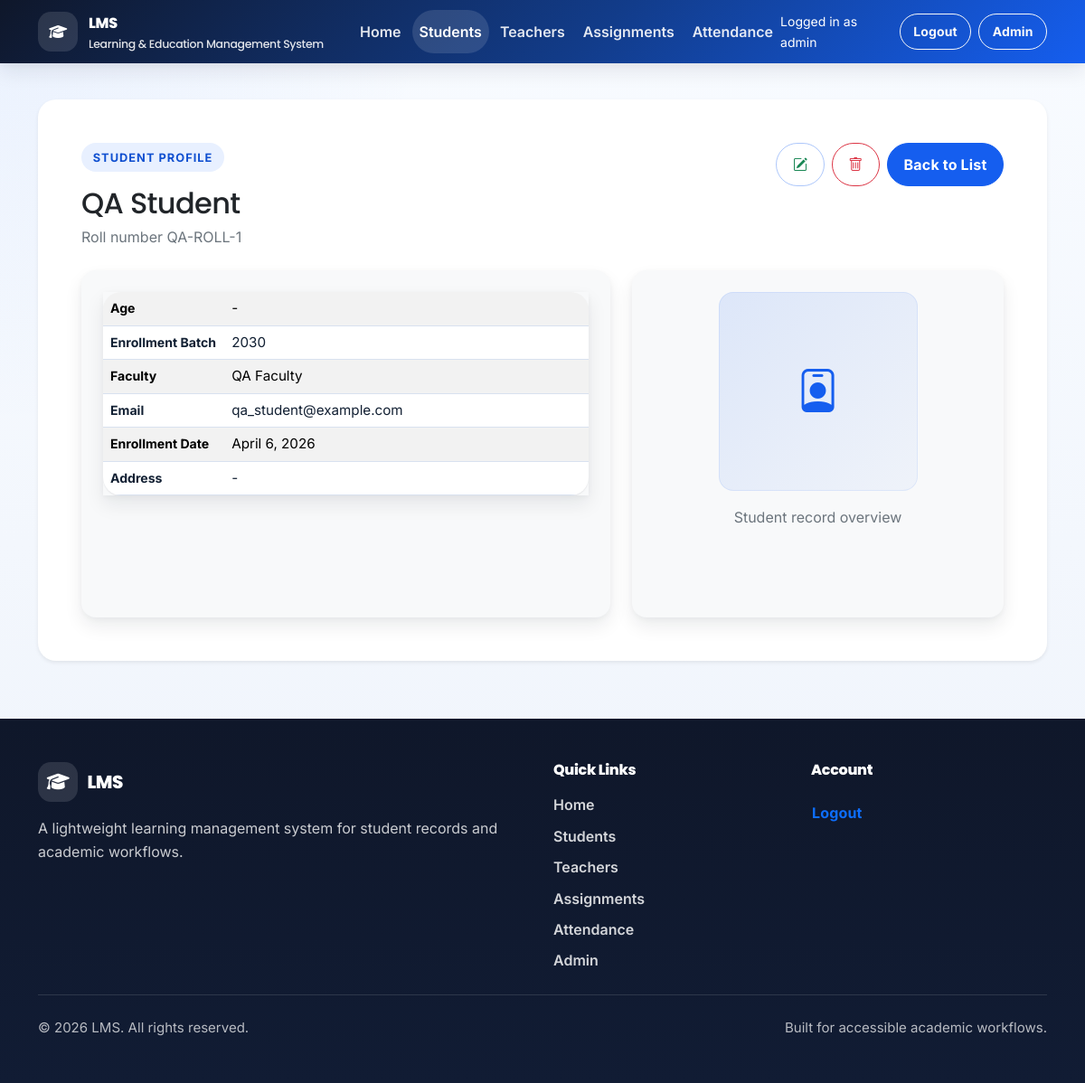
The app's page /students/98/ (signed in) with its own data.
### student/models.py (models this page shows, shortened)
class Student(models.Model):
    user = models.OneToOneField(
        User,
        on_delete=models.CASCADE,
        null=True,
        blank=True,
        default=None,
        related_name='student_profile',
    )
    name = models.CharField(max_length=100)
    roll_number = models.CharField(
        max_length=20, unique=True, null=True, blank=True, default=None
    )
    enrollment_batch = models.ForeignKey(
        EnrollmentYear,
        on_delete=models.SET_NULL,
        null=True,
        blank=True,
        default=None,
        related_name='students',
    )
    faculty = models.ForeignKey(
        Faculty,
        on_delete=models.SET_NULL,
        null=True,
        blank=True,
        default=None,
        related_name='students',
    )
    age = models.IntegerField(null=True, blank=True, default=None)
    email = models.EmailField(unique=True, null=True, blank=True, default=None)
    dp = models.ImageField(upload_to='student_dp/', null=True, blank=True, default=None)
    address = models.TextField(null=True, blank=True, default=None)
    enrollment_date = models.DateField(auto_now_add=True)
    is_first_login = models.BooleanField(default=True)

class EnrollmentYear(models.Model):
    year = models.PositiveIntegerField(unique=True)
    def __str__(self):
        return str(self.year)

class Faculty(models.Model):
    name = models.CharField(max_length=150, unique=True)
    objects = FacultyManager()
    def __str__(self):
        return self.name

### student/views.py (the view, shortened to what this page needs)
# urls.py: path('<int:pk>/', StudentDetailView.as_view(), name='student-detail'),
class StudentDetailView(LoginRequiredMixin, DetailView):
    model = Student
    template_name = 'student/student_detail.html'
    context_object_name = 'student'
    def get_queryset(self):
        user = self.request.user
        queryset = Student.objects.select_related('faculty', 'enrollment_batch', 'user')
        if is_admin_user(user):
            return queryset

### LMS/context_processors.py (called while the page is built)
def role_flags(request):
    user = request.user
    student_profile = get_student_profile(user)
    teacher_profile = get_teacher_profile(user)
    admin_user = is_admin_user(user)
    return {
        'has_student_profile': bool(student_profile),
        'has_teacher_profile': bool(teacher_profile),
        'is_admin': admin_user,
        'logged_in_name': get_logged_in_name(user),
        'current_student': student_profile,
        'current_teacher': teacher_profile,
        'can_manage_academic_records': can_manage_academic_records(user),
        'is_student_user': bool(student_profile),
        'is_teacher_user': bool(teacher_profile),
        'is_admin_like_user': admin_user,
        'current_user_display_name': get_logged_in_name(user),
    }

### LMS/roles.py (called while the page is built)
def get_student_profile(user):
    if not user or isinstance(user, AnonymousUser):
        return None
    return getattr(user, 'student_profile', None)

def get_teacher_profile(user):
    if not user or isinstance(user, AnonymousUser):
        return None
    return getattr(user, 'teacher_profile', None)

def is_admin_user(user):
    return bool(user and user.is_authenticated and (user.is_staff or user.is_superuser))

def get_logged_in_name(user):
    if not user or not user.is_authenticated:
        return ''
    student = get_student_profile(user)
    if student and student.name:
        return student.name.split()[0]
    teacher = get_teacher_profile(user)
    if teacher and teacher.name:
        return teacher.name.split()[0]
    if user.first_name:
        return user.first_name.split()[0]
    return user.username

def can_manage_academic_records(user):
    return bool(get_teacher_profile(user) or is_admin_user(user))

### LMS/templates/student/student_detail.html (shortened to what this page needs)
{% extends 'base.html' %}
{% block content %}
<section class="container py-4">
	<div class="card shadow-sm border-0 overflow-hidden">
		<div class="card-body p-4 p-lg-5">
			<div class="d-flex flex-wrap justify-content-between align-items-start gap-3 mb-4">
				<div>
					<span class="eyebrow">Student profile</span>
					<h1 class="h2 mb-1">{{ student.name }}</h1>
					<p class="text-secondary mb-0">Roll number {{ student.roll_number }}</p>
				</div>
				<div class="d-flex flex-wrap gap-2">
					<a class="btn btn-outline-primary" href="{% url 'student:student-update' student.pk %}" aria-label="Edit" title="Edit"><i class="bi bi-pencil-square text-success"></i><span class="visually-hidden">Edit</span></a>
					<a class="btn btn-outline-danger" href="{% url 'student:student-delete' student.pk %}" aria-label="Delete" title="Delete"><i class="bi bi-trash text-danger"></i><span class="visually-hidden">Delete</span></a>
					<a class="btn btn-primary" href="{% url 'student:student-list' %}">Back to List</a>
				</div>
			</div>
			<div class="row g-4 student-detail-row">
				<div class="col-lg-7">
					<div class="detail-pane bg-light rounded-4 p-4 h-100">
						<div class="table-responsive">
							<table class="table table-compact table-striped mb-0 align-middle">
								<tbody>
									<tr>
										<th scope="row" class="w-25">Age</th>
										<td>{{ student.age|default_if_none:"-" }}</td>
									</tr>
									<tr>
										<th scope="row">Enrollment Batch</th>
										<td>{{ student.enrollment_batch|default:"-" }}</td>
									</tr>
									<tr>
										<th scope="row">Faculty</th>
										<td>{{ student.faculty|default:"-" }}</td>
									</tr>
									<tr>
										<th scope="row">Email</th>
										<td>{{ student.email|default:"-" }}</td>
									</tr>
									<tr>
										<th scope="row">Enrollment Date</th>
										<td>{{ student.enrollment_date|date:"F j, Y" }}</td>
									</tr>
									<tr>
										<th scope="row">Address</th>
										<td>{{ student.address|default:"-" }}</td>
									</tr>
								</tbody>
							</table>
						</div>
					</div>
				</div>
				<div class="col-lg-5">
					<div class="profile-pane bg-light rounded-4 p-4 h-100 text-center">
						{% if student.dp %}
							<img class="student-image mb-3" src="{{ student.dp.url }}" alt="{{ student.name }} display picture" onerror="this.classList.add('d-none'); this.nextElementSibling.classList.remove('d-none');">
							<div class="profile-placeholder mb-3 d-none">
								<i class="bi bi-person-badge"></i>
							</div>
						{% else %}
							<div class="profile-placeholder mb-3">
								<i class="bi bi-person-badge"></i>
							</div>
						{% endif %}
						<p class="text-secondary mb-0">Student record overview</p>
					</div>
				</div>
			</div>
		</div>
	</div>
</section>
{% endblock %}

### LMS/templates/base.html (shortened to what this page needs)
<!DOCTYPE html>
<html lang="en">
<head>
	{% load static %}
	<link href="https://cdn.jsdelivr.net/npm/bootstrap@5.3.7/dist/css/bootstrap.min.css" rel="stylesheet"
>
	<link rel="stylesheet" href="https://cdn.jsdelivr.net/npm/bootstrap-icons@1.11.3/font/bootstrap-icons.min.css">
	<link rel="stylesheet" href="https://cdnjs.cloudflare.com/ajax/libs/font-awesome/6.7.2/css/all.min.css"
 />
	<link rel="stylesheet" href="{% static 'css/styles.css' %}">
	<link rel="stylesheet" href="{% static 'css/lms-overrides.css' %}">
</head>
<body class="d-flex flex-column min-vh-100">
	<header class="site-header">
		<nav class="navbar navbar-expand-lg navbar-dark">
			<div class="container">
				<a class="navbar-brand" href="{% url 'home' %}" aria-label="LMS home">
					<span class="brand-icon" aria-hidden="true"><i class="fa-solid fa-graduation-cap"></i></span>
					<span class="brand-copy">
						<span class="brand-title">LMS</span>
						<span class="brand-subtitle">Learning & Education Management System</span>
					</span>
				</a>
				<div class="collapse navbar-collapse" id="primaryNav">
					{% with current_url_name=request.resolver_match.url_name current_namespace=request.resolver_match.namespace %}
					<ul class="navbar-nav me-auto mb-2 mb-lg-0 gap-lg-1">
						<li class="nav-item">
							<a class="nav-link {% if current_url_name == 'home' and not current_namespace %}active{% endif %}" href="{% url 'home' %}"
								{% if current_url_name == 'home' and not current_namespace %}aria-current="page"{% endif %}>Home</a>
						</li>
						{% if is_admin_like_user or has_teacher_profile %}
						<li class="nav-item">
							<a class="nav-link {% if current_namespace == 'student' %}active{% endif %}"
								href="{% url 'student:student-list' %}"
								{% if current_namespace == 'student' %}aria-current="page"{% endif %}>Students</a>
						</li>
						{% endif %}
						{% if is_admin_like_user %}
						<li class="nav-item">
							<a class="nav-link {% if current_namespace == 'teacher' %}active{% endif %}"
								href="{% url 'teacher:teacher-list' %}"
								{% if current_namespace == 'teacher' %}aria-current="page"{% endif %}>Teachers</a>
						</li>
						{% endif %}
						<li class="nav-item">
							<a class="nav-link {% if current_namespace == 'assignment' %}active{% endif %}"
								href="{% url 'assignment:assignment-list' %}"
								{% if current_namespace == 'assignment' %}aria-current="page"{% endif %}>Assignments</a>
						</li>
						<li class="nav-item">
							<a class="nav-link {% if current_namespace == 'attendance' %}active{% endif %}"
								href="{% url 'attendance:attendance-list' %}"
								{% if current_namespace == 'attendance' %}aria-current="page"{% endif %}>Attendance</a>
						</li>
					</ul>
					{% endwith %}
					<ul class="navbar-nav ms-auto align-items-lg-center gap-lg-2">
						{% if request.user.is_authenticated %}
						<li class="nav-item text-white small me-lg-2">
							Logged in as {{ current_user_display_name }}
						</li>
						<li class="nav-item">
							<form method="post" action="{% url 'logout' %}" class="d-inline">
								<button type="submit" class="btn btn-outline-light btn-sm">Logout</button>
							</form>
						</li>
						{% else %}
						<li class="nav-item">
							<a class="btn btn-outline-light btn-sm" href="{% url 'login' %}">Login</a>
						</li>
						{% endif %}
						{% if request.user.is_staff or request.user.is_superuser %}
						<li class="nav-item">
							<a class="btn btn-outline-light btn-sm" href="{% url 'admin:index' %}">Admin</a>
						</li>
						{% endif %}
					</ul>
				</div>
			</div>
		</nav>
	</header>
	<main id="main-content" class="flex-grow-1">
		<div class="container pt-3">
		</div>
		{% block content %}{% endblock %}
	</main>
	<footer class="site-footer mt-auto">
		<div class="container py-5">
			<div class="row g-4">
				<div class="col-lg-6">
					<h2 class="footer-brand mb-3">
						<span class="brand-icon" aria-hidden="true"><i class="fa-solid fa-graduation-cap"></i></span>
						LMS
					</h2>
					<p class="footer-copy mb-0">
						A lightweight learning management system for student records and academic workflows.
					</p>
				</div>
				<div class="col-lg-3 col-md-6">
					<h3 class="footer-heading">Quick Links</h3>
					<ul class="footer-links list-unstyled mb-0">
						<li><a href="{% url 'home' %}">Home</a></li>
						{% if is_admin_like_user or has_teacher_profile %}
						<li><a href="{% url 'student:student-list' %}">Students</a></li>
						{% endif %}
						{% if is_admin_like_user %}
						<li><a href="{% url 'teacher:teacher-list' %}">Teachers</a></li>
						{% endif %}
						<li><a href="{% url 'assignment:assignment-list' %}">Assignments</a></li>
						<li><a href="{% url 'attendance:attendance-list' %}">Attendance</a></li>
						{% if is_admin_like_user %}
						<li><a href="{% url 'admin:index' %}">Admin</a></li>
						{% endif %}
					</ul>
				</div>
				<div class="col-lg-3 col-md-6">
					<h3 class="footer-heading">Account</h3>
					<ul class="footer-links list-unstyled mb-0">
						{% if request.user.is_authenticated %}
						<li>
							<form method="post" action="{% url 'logout' %}" class="d-inline">
								<button type="submit" class="btn btn-link p-0 text-decoration-none">Logout</button>
							</form>
						</li>
						{% else %}
						<li><a href="{% url 'login' %}">Login</a></li>
						{% endif %}
					</ul>
				</div>
			</div>
			<div class="footer-divider my-4"></div>
			<div class="d-flex flex-column flex-md-row justify-content-between align-items-center gap-2">
				<p class="footer-note mb-0">&copy; {% now "Y" %} LMS. All rights reserved.</p>
				<p class="footer-note mb-0">Built for accessible academic workflows.</p>
			</div>
		</div>
	</footer>
</body>
</html>

### static/css/lms-overrides.css (style rules this page uses)
.eyebrow { display: inline-flex; align-items: center; gap: 0.5rem; padding: 0.35rem 0.8rem; margin-bottom: 1rem; border-radius: 999px; font-size: 0.8rem; font-weight: 700; letter-spacing: 0.08em; text-transform: uppercase; background: var(--color-primary-soft); color: var(--color-primary-hover); }
.hero-card, .empty-state, .profile-pane { border-radius: 1.25rem; }
.table-responsive, .bg-white, .bg-light { box-shadow: var(--shadow-md); }
.table-compact th, .table-compact td { white-space: normal; word-break: break-word; line-height: 1.35; font-size: 0.95rem; }
.table-compact td, .table-compact th { vertical-align: top; }
.student-detail-row { --student-pane-base-height: 24rem; }
.student-detail-row .detail-pane, .student-detail-row .profile-pane { min-height: var(--student-pane-base-height); }
.profile-placeholder { display: grid; place-items: center; width: min(100%, 220px); aspect-ratio: 1 / 1; margin: 0 auto; border-radius: 1rem; background: linear-gradient( 135deg, color-mix(in srgb, var(--color-primary) 12%, transparent), color-mix(in srgb, var(--color-primary) 4%, transparent) ); color: var(--color-primary); font-size: 3rem; box-shadow: inset 0 0 0 1px color-mix(in srgb, var(--color-primary) 8%, transparent); }

### records on screen
Student: name "QA Student", roll_number "QA-ROLL-1", age "-", enrollment_batch "2030", faculty "QA Faculty", email "qa_student@example.com", enrollment_date "April 6, 2026", address "-"

### other values on screen
{{ current_user_display_name }} "admin"
